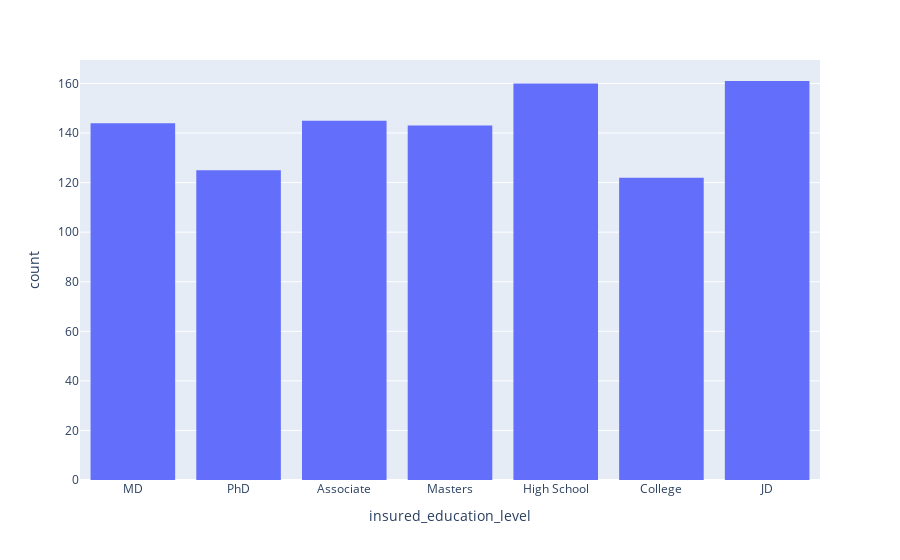

Notebook code cell kept with this figure:
### Markdown cell above
Observation: Most of the incident happened in NY and SC. while less incident in OH and PA state.

### Code cell
px.histogram(data, x = 'insured_education_level')

### Figure 1 — Plotly figure (JSON) as saved in the notebook; plotly's stock layout.template omitted (floating-point values rounded to 4 significant figures; data arrays with more than 128 entries replaced by an {"elided": "..."} marker saying what was removed)
{"data": [{"alignmentgroup": "True", "bingroup": "x", "hovertemplate": "insured_education_level=%{x}<br>count=%{y}<extra></extra>", "legendgroup": "", "marker": {"color": "#636efa", "pattern": {"shape": ""}}, "name": "", "offsetgroup": "", "orientation": "v", "showlegend": false, "type": "histogram", "x": {"elided": "1000 str values"}, "xaxis": "x", "yaxis": "y"}], "layout": {"barmode": "relative", "legend": {"tracegroupgap": 0}, "margin": {"t": 60}, "xaxis": {"anchor": "y", "domain": [0, 1], "title": {"text": "insured_education_level"}}, "yaxis": {"anchor": "x", "domain": [0, 1], "title": {"text": "count"}}}}
